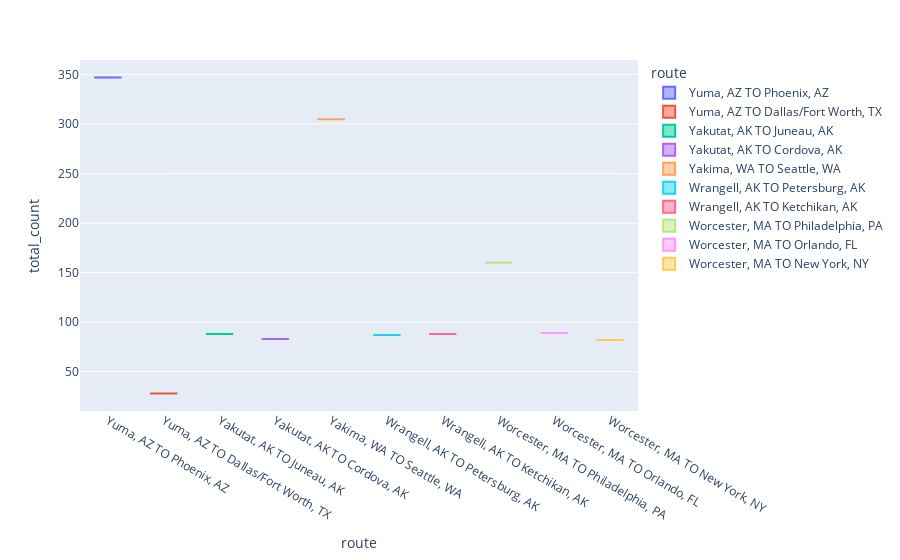

This figure's notebook cell:
### Code cell
df = px.data.tips()
df_total_count_rout=data.sort_values(by='route',ascending=False)[:10]
fig = px.box(df_total_count_rout, x="route", y="total_count", color='route')
fig.show()

### Figure 1 — Plotly figure (JSON) as saved in the notebook; plotly's stock layout.template omitted (floating-point values rounded to 4 significant figures)
{"data": [{"alignmentgroup": "True", "hovertemplate": "route=%{x}<br>total_count=%{y}<extra></extra>", "legendgroup": "Yuma, AZ TO Phoenix, AZ", "marker": {"color": "#636efa"}, "name": "Yuma, AZ TO Phoenix, AZ", "notched": false, "offsetgroup": "Yuma, AZ TO Phoenix, AZ", "orientation": "v", "showlegend": true, "type": "box", "x": ["Yuma, AZ TO Phoenix, AZ"], "x0": " ", "xaxis": "x", "y": [347], "y0": " ", "yaxis": "y"}, {"alignmentgroup": "True", "hovertemplate": "route=%{x}<br>total_count=%{y}<extra></extra>", "legendgroup": "Yuma, AZ TO Dallas/Fort Worth, TX", "marker": {"color": "#EF553B"}, "name": "Yuma, AZ TO Dallas/Fort Worth, TX", "notched": false, "offsetgroup": "Yuma, AZ TO Dallas/Fort Worth, TX", "orientation": "v", "showlegend": true, "type": "box", "x": ["Yuma, AZ TO Dallas/Fort Worth, TX"], "x0": " ", "xaxis": "x", "y": [28], "y0": " ", "yaxis": "y"}, {"alignmentgroup": "True", "hovertemplate": "route=%{x}<br>total_count=%{y}<extra></extra>", "legendgroup": "Yakutat, AK TO Juneau, AK", "marker": {"color": "#00cc96"}, "name": "Yakutat, AK TO Juneau, AK", "notched": false, "offsetgroup": "Yakutat, AK TO Juneau, AK", "orientation": "v", "showlegend": true, "type": "box", "x": ["Yakutat, AK TO Juneau, AK"], "x0": " ", "xaxis": "x", "y": [88], "y0": " ", "yaxis": "y"}, {"alignmentgroup": "True", "hovertemplate": "route=%{x}<br>total_count=%{y}<extra></extra>", "legendgroup": "Yakutat, AK TO Cordova, AK", "marker": {"color": "#ab63fa"}, "name": "Yakutat, AK TO Cordova, AK", "notched": false, "offsetgroup": "Yakutat, AK TO Cordova, AK", "orientation": "v", "showlegend": true, "type": "box", "x": ["Yakutat, AK TO Cordova, AK"], "x0": " ", "xaxis": "x", "y": [83], "y0": " ", "yaxis": "y"}, {"alignmentgroup": "True", "hovertemplate": "route=%{x}<br>total_count=%{y}<extra></extra>", "legendgroup": "Yakima, WA TO Seattle, WA", "marker": {"color": "#FFA15A"}, "name": "Yakima, WA TO Seattle, WA", "notched": false, "offsetgroup": "Yakima, WA TO Seattle, WA", "orientation": "v", "showlegend": true, "type": "box", "x": ["Yakima, WA TO Seattle, WA"], "x0": " ", "xaxis": "x", "y": [305], "y0": " ", "yaxis": "y"}, {"alignmentgroup": "True", "hovertemplate": "route=%{x}<br>total_count=%{y}<extra></extra>", "legendgroup": "Wrangell, AK TO Petersburg, AK", "marker": {"color": "#19d3f3"}, "name": "Wrangell, AK TO Petersburg, AK", "notched": false, "offsetgroup": "Wrangell, AK TO Petersburg, AK", "orientation": "v", "showlegend": true, "type": "box", "x": ["Wrangell, AK TO Petersburg, AK"], "x0": " ", "xaxis": "x", "y": [87], "y0": " ", "yaxis": "y"}, {"alignmentgroup": "True", "hovertemplate": "route=%{x}<br>total_count=%{y}<extra></extra>", "legendgroup": "Wrangell, AK TO Ketchikan, AK", "marker": {"color": "#FF6692"}, "name": "Wrangell, AK TO Ketchikan, AK", "notched": false, "offsetgroup": "Wrangell, AK TO Ketchikan, AK", "orientation": "v", "showlegend": true, "type": "box", "x": ["Wrangell, AK TO Ketchikan, AK"], "x0": " ", "xaxis": "x", "y": [88], "y0": " ", "yaxis": "y"}, {"alignmentgroup": "True", "hovertemplate": "route=%{x}<br>total_count=%{y}<extra></extra>", "legendgroup": "Worcester, MA TO Philadelphia, PA", "marker": {"color": "#B6E880"}, "name": "Worcester, MA TO Philadelphia, PA", "notched": false, "offsetgroup": "Worcester, MA TO Philadelphia, PA", "orientation": "v", "showlegend": true, "type": "box", "x": ["Worcester, MA TO Philadelphia, PA"], "x0": " ", "xaxis": "x", "y": [160], "y0": " ", "yaxis": "y"}, {"alignmentgroup": "True", "hovertemplate": "route=%{x}<br>total_count=%{y}<extra></extra>", "legendgroup": "Worcester, MA TO Orlando, FL", "marker": {"color": "#FF97FF"}, "name": "Worcester, MA TO Orlando, FL", "notched": false, "offsetgroup": "Worcester, MA TO Orlando, FL", "orientation": "v", "showlegend": true, "type": "box", "x": ["Worcester, MA TO Orlando, FL"], "x0": " ", "xaxis": "x", "y": [89], "y0": " ", "yaxis": "y"}, {"alignmentgroup": "True", "hovertemplate": "route=%{x}<br>total_count=%{y}<extra></extra>", "legendgroup": "Worcester, MA TO New York, NY", "marker": {"color": "#FECB52"}, "name": "Worcester, MA TO New York, NY", "notched": false, "offsetgroup": "Worcester, MA TO New York, NY", "orientation": "v", "showlegend": true, "type": "box", "x": ["Worcester, MA TO New York, NY"], "x0": " ", "xaxis": "x", "y": [82], "y0": " ", "yaxis": "y"}], "layout": {"boxmode": "overlay", "legend": {"title": {"text": "route"}, "tracegroupgap": 0}, "margin": {"t": 60}, "xaxis": {"anchor": "y", "categoryarray": ["Yuma, AZ TO Phoenix, AZ", "Yuma, AZ TO Dallas/Fort Worth, TX", "Yakutat, AK TO Juneau, AK", "Yakutat, AK TO Cordova, AK", "Yakima, WA TO Seattle, WA", "Wrangell, AK TO Petersburg, AK", "Wrangell, AK TO Ketchikan, AK", "Worcester, MA TO Philadelphia, PA", "Worcester, MA TO Orlando, FL", "Worcester, MA TO New York, NY"], "categoryorder": "array", "domain": [0, 1], "title": {"text": "route"}}, "yaxis": {"anchor": "x", "domain": [0, 1], "title": {"text": "total_count"}}}}
